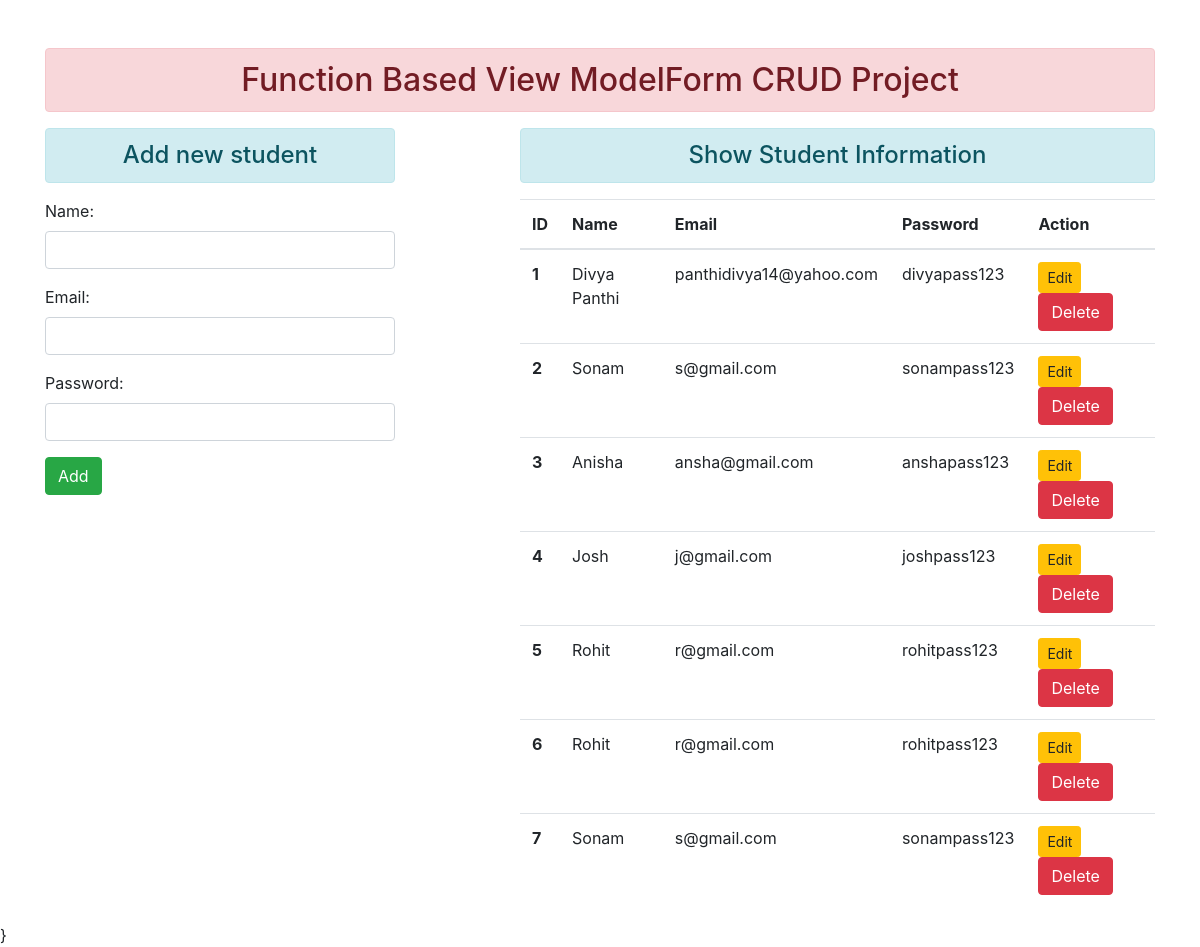
The app's page /, older data.
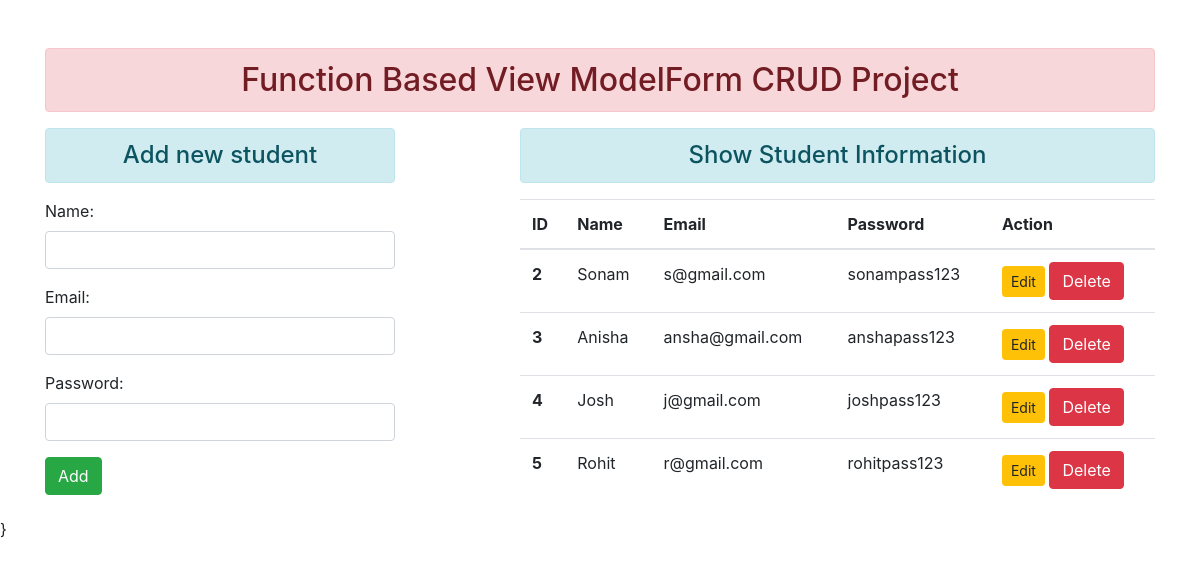
The same page, newer data.
### enroll/models.py (models this page shows)
class User(models.Model):
    name = models.CharField(max_length=70)
    email = models.CharField(max_length=100)
    password = models.CharField(max_length=100)

### enroll/views.py (the view)
# urls.py: path('', views.add_show, name="addandshow"),
def add_show(request):
    if request.method == 'POST':
        fm = StudentRegistration(request.POST)
        if fm.is_valid():
            nm = fm.cleaned_data['name']
            em = fm.cleaned_data['email']
            pw = fm.cleaned_data['password']
            reg = User(name=nm, email=em, password=pw)
            reg.save()
            fm = StudentRegistration()
    else:
        fm = StudentRegistration()
    stud = User.objects.all()
    return render(request, 'enroll/addandshow.html', {'form': fm,
                                                      'stu': stud})

### enroll/forms.py
class StudentRegistration(forms.ModelForm):
    class Meta:
        model = User
        fields = ['name', 'email', 'password']
        widgets = {
            'name': forms.TextInput(attrs={'class':'form-control'}),
            'email': forms.EmailInput(attrs={'class': 'form-control'}),
            'password': forms.PasswordInput(render_value= True, attrs={'class': 'form-control'})
        }

### templates/enroll/addandshow.html (shortened to what this page needs)
{% extends 'enroll/base.html' %}
{% block content %}
    <div class="row">
        <div class="col-sm-4">
            <h4 class="text-center alert alert-info"> Add new student </h4>
            <form action="" method="POST">
                {{form.as_p}}
                <input type="submit" class="btn btn-success" value="Add">
            </form>
        </div>
        <div class="col-sm-7 offset-1">
            <h4 class="text-center alert alert-info"> Show Student Information </h4>
            {% if stu %}
                <table class="table table-hover">
                  <thead>
                    <tr>
                      <th scope="col">ID</th>
                      <th scope="col">Name</th>
                      <th scope="col">Email</th>
                      <th scope="col">Password</th>
                        <th scope="col">Action</th>
                    </tr>
                  </thead>
                  <tbody>
                    {% for st in stu %}
                        <tr>
                          <th scope="row">{{ st.id }}</th>
                          <td>{{ st.name }}</td>
                          <td>{{ st.email }}</td>
                          <td>{{ st.password }}</td>
                          <td>
                            <a href="{% url 'updatedata' st.id %}" class="btn btn-warning btn-sm"> Edit </a>
                            <form action="{% url 'deletedata' st.id %}" method="post" class="d-inline">
                                <input type="submit" class="btn btn-danger" value="Delete">
                            </form>
                          </td>
                        </tr>
                    {% endfor %}
                  </tbody>
                </table>
            {% else %}
                <h4 class="text-center alert-dark"> No Records</h4>
            {% endif %}
        </div>
    </div>
{% endblock %}

### templates/enroll/base.html (shortened to what this page needs)
<!DOCTYPE html>
<html lang="en">
{% load static %}
<head>
    <link rel="stylesheet" href="{% static 'enroll/css/bootstrap.css' %}">
</head>
<body>
    <div class="container mt-5">
        <h2 class="text-center alert alert-danger"> Function Based View ModelForm CRUD Project </h2>
        {% block content %}
        {% endblock %}
    </div>
</body>
}</html>

Row changes from the older to the newer data that the page shows:
removed User: id "1", name "Divya Panthi", email "panthidivya14@yahoo.com", password "divyapass123"
removed User: id "6", name "Rohit", email "r@gmail.com", password "rohitpass123"
removed User: id "7", name "Sonam", email "s@gmail.com", password "sonampass123"
